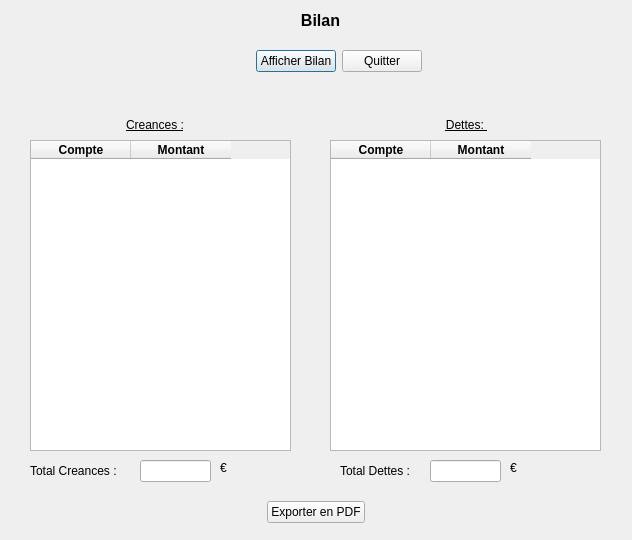
<?xml version="1.0" encoding="UTF-8"?>
<ui version="4.0">
 <class>bilan</class>
 <widget class="QDialog" name="bilan">
  <property name="geometry">
   <rect>
    <x>0</x>
    <y>0</y>
    <width>632</width>
    <height>540</height>
   </rect>
  </property>
  <property name="minimumSize">
   <size>
    <width>600</width>
    <height>0</height>
   </size>
  </property>
  <property name="maximumSize">
   <size>
    <width>632</width>
    <height>540</height>
   </size>
  </property>
  <property name="windowTitle">
   <string>Bilan</string>
  </property>
  <property name="windowIcon">
   <iconset>
    <normaloff>../ressources/logo.png</normaloff>../ressources/logo.png</iconset>
  </property>
  <property name="modal">
   <bool>true</bool>
  </property>
  <widget class="QLabel" name="titre">
   <property name="geometry">
    <rect>
     <x>240</x>
     <y>10</y>
     <width>161</width>
     <height>21</height>
    </rect>
   </property>
   <property name="font">
    <font>
     <pointsize>12</pointsize>
     <weight>75</weight>
     <bold>true</bold>
    </font>
   </property>
   <property name="text">
    <string>Bilan</string>
   </property>
   <property name="alignment">
    <set>Qt::AlignCenter</set>
   </property>
  </widget>
  <widget class="QTableWidget" name="tablePassif">
   <property name="geometry">
    <rect>
     <x>330</x>
     <y>140</y>
     <width>271</width>
     <height>311</height>
    </rect>
   </property>
   <property name="maximumSize">
    <size>
     <width>650</width>
     <height>16777215</height>
    </size>
   </property>
   <property name="editTriggers">
    <set>QAbstractItemView::NoEditTriggers</set>
   </property>
   <attribute name="verticalHeaderVisible">
    <bool>false</bool>
   </attribute>
   <column>
    <property name="text">
     <string>Compte</string>
    </property>
    <property name="font">
     <font>
      <weight>75</weight>
      <bold>true</bold>
     </font>
    </property>
    <property name="textAlignment">
     <set>AlignCenter</set>
    </property>
   </column>
   <column>
    <property name="text">
     <string>Montant</string>
    </property>
    <property name="font">
     <font>
      <weight>75</weight>
      <bold>true</bold>
     </font>
    </property>
    <property name="textAlignment">
     <set>AlignCenter</set>
    </property>
   </column>
  </widget>
  <widget class="QLabel" name="totalCreanceLabel">
   <property name="geometry">
    <rect>
     <x>30</x>
     <y>460</y>
     <width>99</width>
     <height>22</height>
    </rect>
   </property>
   <property name="text">
    <string>Total Creances : </string>
   </property>
  </widget>
  <widget class="QLineEdit" name="totalCreanceLineEdit">
   <property name="geometry">
    <rect>
     <x>140</x>
     <y>460</y>
     <width>71</width>
     <height>22</height>
    </rect>
   </property>
  </widget>
  <widget class="QLabel" name="totalDetteLabel">
   <property name="geometry">
    <rect>
     <x>340</x>
     <y>460</y>
     <width>90</width>
     <height>22</height>
    </rect>
   </property>
   <property name="text">
    <string>Total Dettes :   </string>
   </property>
  </widget>
  <widget class="QLineEdit" name="totalDetteLineEdit">
   <property name="geometry">
    <rect>
     <x>430</x>
     <y>460</y>
     <width>71</width>
     <height>22</height>
    </rect>
   </property>
  </widget>
  <widget class="QLabel" name="labelDette">
   <property name="geometry">
    <rect>
     <x>440</x>
     <y>110</y>
     <width>53</width>
     <height>29</height>
    </rect>
   </property>
   <property name="font">
    <font>
     <pointsize>9</pointsize>
     <italic>false</italic>
     <underline>true</underline>
    </font>
   </property>
   <property name="text">
    <string>Dettes: </string>
   </property>
   <property name="alignment">
    <set>Qt::AlignCenter</set>
   </property>
  </widget>
  <widget class="QLabel" name="labelCreance">
   <property name="geometry">
    <rect>
     <x>120</x>
     <y>110</y>
     <width>70</width>
     <height>29</height>
    </rect>
   </property>
   <property name="font">
    <font>
     <pointsize>9</pointsize>
     <weight>50</weight>
     <italic>false</italic>
     <bold>false</bold>
     <underline>true</underline>
    </font>
   </property>
   <property name="text">
    <string>Creances :</string>
   </property>
   <property name="alignment">
    <set>Qt::AlignCenter</set>
   </property>
  </widget>
  <widget class="QWidget" name="formLayoutWidget">
   <property name="geometry">
    <rect>
     <x>190</x>
     <y>50</y>
     <width>291</width>
     <height>61</height>
    </rect>
   </property>
   <layout class="QFormLayout" name="formLayout">
    <item row="1" column="1">
     <layout class="QHBoxLayout" name="horizontalLayout">
      <item>
       <spacer name="horizontalSpacer_2">
        <property name="orientation">
         <enum>Qt::Horizontal</enum>
        </property>
        <property name="sizeHint" stdset="0">
         <size>
          <width>40</width>
          <height>20</height>
         </size>
        </property>
       </spacer>
      </item>
      <item>
       <widget class="QPushButton" name="bilenPushButton">
        <property name="text">
         <string>Afficher Bilan</string>
        </property>
       </widget>
      </item>
      <item>
       <widget class="QPushButton" name="quitterPushButton">
        <property name="text">
         <string>Quitter</string>
        </property>
       </widget>
      </item>
      <item>
       <spacer name="horizontalSpacer">
        <property name="orientation">
         <enum>Qt::Horizontal</enum>
        </property>
        <property name="sizeHint" stdset="0">
         <size>
          <width>40</width>
          <height>20</height>
         </size>
        </property>
       </spacer>
      </item>
     </layout>
    </item>
   </layout>
  </widget>
  <widget class="QLabel" name="labelMonnaie1">
   <property name="geometry">
    <rect>
     <x>220</x>
     <y>460</y>
     <width>55</width>
     <height>16</height>
    </rect>
   </property>
   <property name="text">
    <string>€</string>
   </property>
  </widget>
  <widget class="QLabel" name="labelMonnaie2">
   <property name="geometry">
    <rect>
     <x>510</x>
     <y>460</y>
     <width>55</width>
     <height>16</height>
    </rect>
   </property>
   <property name="text">
    <string>€</string>
   </property>
  </widget>
  <widget class="QTableWidget" name="tableActif">
   <property name="geometry">
    <rect>
     <x>30</x>
     <y>140</y>
     <width>261</width>
     <height>311</height>
    </rect>
   </property>
   <property name="maximumSize">
    <size>
     <width>650</width>
     <height>16777215</height>
    </size>
   </property>
   <property name="editTriggers">
    <set>QAbstractItemView::NoEditTriggers</set>
   </property>
   <attribute name="verticalHeaderVisible">
    <bool>false</bool>
   </attribute>
   <column>
    <property name="text">
     <string>Compte</string>
    </property>
    <property name="font">
     <font>
      <weight>75</weight>
      <bold>true</bold>
     </font>
    </property>
    <property name="textAlignment">
     <set>AlignCenter</set>
    </property>
   </column>
   <column>
    <property name="text">
     <string>Montant</string>
    </property>
    <property name="font">
     <font>
      <weight>75</weight>
      <bold>true</bold>
     </font>
    </property>
    <property name="textAlignment">
     <set>AlignCenter</set>
    </property>
   </column>
  </widget>
  <widget class="QWidget" name="horizontalLayoutWidget">
   <property name="geometry">
    <rect>
     <x>30</x>
     <y>500</y>
     <width>571</width>
     <height>25</height>
    </rect>
   </property>
   <layout class="QHBoxLayout" name="horizontalLayout_2">
    <item>
     <spacer name="horizontalSpacer_3">
      <property name="orientation">
       <enum>Qt::Horizontal</enum>
      </property>
      <property name="sizeHint" stdset="0">
       <size>
        <width>40</width>
        <height>20</height>
       </size>
      </property>
     </spacer>
    </item>
    <item>
     <widget class="QPushButton" name="pushButtonExport">
      <property name="text">
       <string>Exporter en PDF</string>
      </property>
     </widget>
    </item>
    <item>
     <spacer name="horizontalSpacer_4">
      <property name="orientation">
       <enum>Qt::Horizontal</enum>
      </property>
      <property name="sizeHint" stdset="0">
       <size>
        <width>40</width>
        <height>20</height>
       </size>
      </property>
     </spacer>
    </item>
   </layout>
  </widget>
 </widget>
 <resources/>
 <connections>
  <connection>
   <sender>quitterPushButton</sender>
   <signal>clicked()</signal>
   <receiver>bilan</receiver>
   <slot>reject()</slot>
   <hints>
    <hint type="sourcelabel">
     <x>277</x>
     <y>443</y>
    </hint>
    <hint type="destinationlabel">
     <x>354</x>
     <y>451</y>
    </hint>
   </hints>
  </connection>
 </connections>
</ui>
